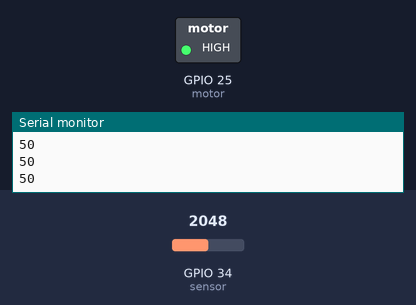
A sketch run on a simulated ESP32. Shown: switched loads named in the sketch (green lamp = pin HIGH), the last lines printed to the serial monitor. Dashed ring = blinking. Inputs (shaded band) come from the test bench; at power-on: GPIO 34 (sensor) = 2048. WiFi joins after 1.5 s; servers stay silent unless stated; pins used as bus, display or sensor lines are not drawn.

Above: at 3.0 s.
3.1 s: GPIO 34 (sensor) set to 3885
4.6 s: GPIO 34 (sensor) set to 3963
At 5.2 s:
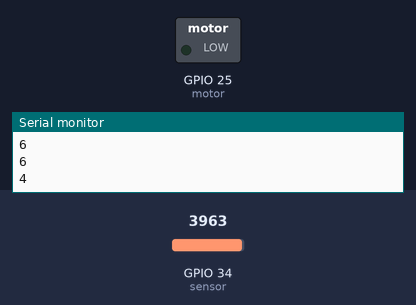
7.6 s: GPIO 34 (sensor) set to 3603
At 8.3 s:
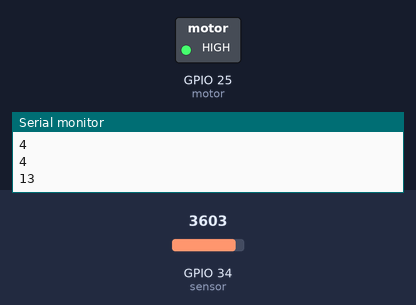
9.3 s: GPIO 34 (sensor) set to 4095
At 10.0 s:
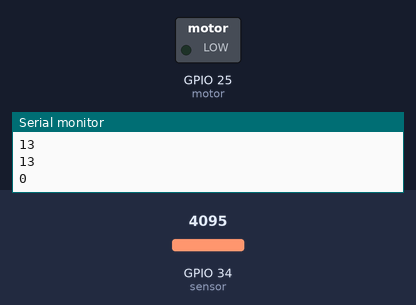
Timing chart, 0 to 13.3 s (numbered marks = the images above; inputs shaded):
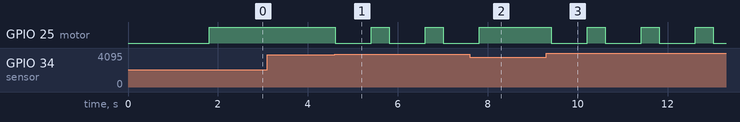

Measured:
- the behaviour switches between 3931 and 3932 on GPIO 34 (sensor) (found by bisection; images 0 and 1)
- after the input at 4.6 s, GPIO 25 (motor): alternates HIGH for 0.40 s and LOW for 0.80 s, starting at once
- after the input at 7.6 s, GPIO 25 (motor): goes on until 7.8 s, then stays HIGH
- after the input at 9.3 s, GPIO 25 (motor): alternates HIGH for 0.40 s and LOW for 0.80 s, starting after 0.11 s

The sketch:

code.ino
```cpp
#define BLYNK_TEMPLATE_ID "TMPL34XSjYwwq"
#define BLYNK_TEMPLATE_NAME "Plant  Watering System"

#include <WiFiClient.h>
#include <BlynkSimpleEsp32.h>

#define sensor 34
#define motor 25


BlynkTimer timer;

char auth[] = "mvuDzwA4oCWLnd5LEAu9SXNQX4e_vwKj";

char ssid[] = "santhosh";
char pass[] = "password illa";


void setup() {
  Blynk.begin(auth, ssid, pass, "blynk.cloud", 80);
  pinMode(motor, OUTPUT);
  Serial.begin(9600);
  pinMode(2, OUTPUT);
  digitalWrite(motor, HIGH);
}

void soilMoisture() {
  int value = analogRead(sensor);
  value = map(value, 0, 4095, 0, 100);
  value = (value - 100) * -1;
  Blynk.virtualWrite(V0, value);
  Serial.println(value);
  if (value < 5) {
    digitalWrite(motor, LOW);
    delay(800);
    digitalWrite(motor, HIGH);
  }
}


BLYNK_WRITE(V1) {
  bool Relay = param.asInt();
  if (Relay == 1) {
    digitalWrite(motor, LOW);
  } else {
    digitalWrite(motor, HIGH);
  }
}

void loop() {
  soilMoisture();
  Blynk.run();
  digitalWrite(2, LOW);
  delay(400);
  digitalWrite(2, HIGH);
}
```
